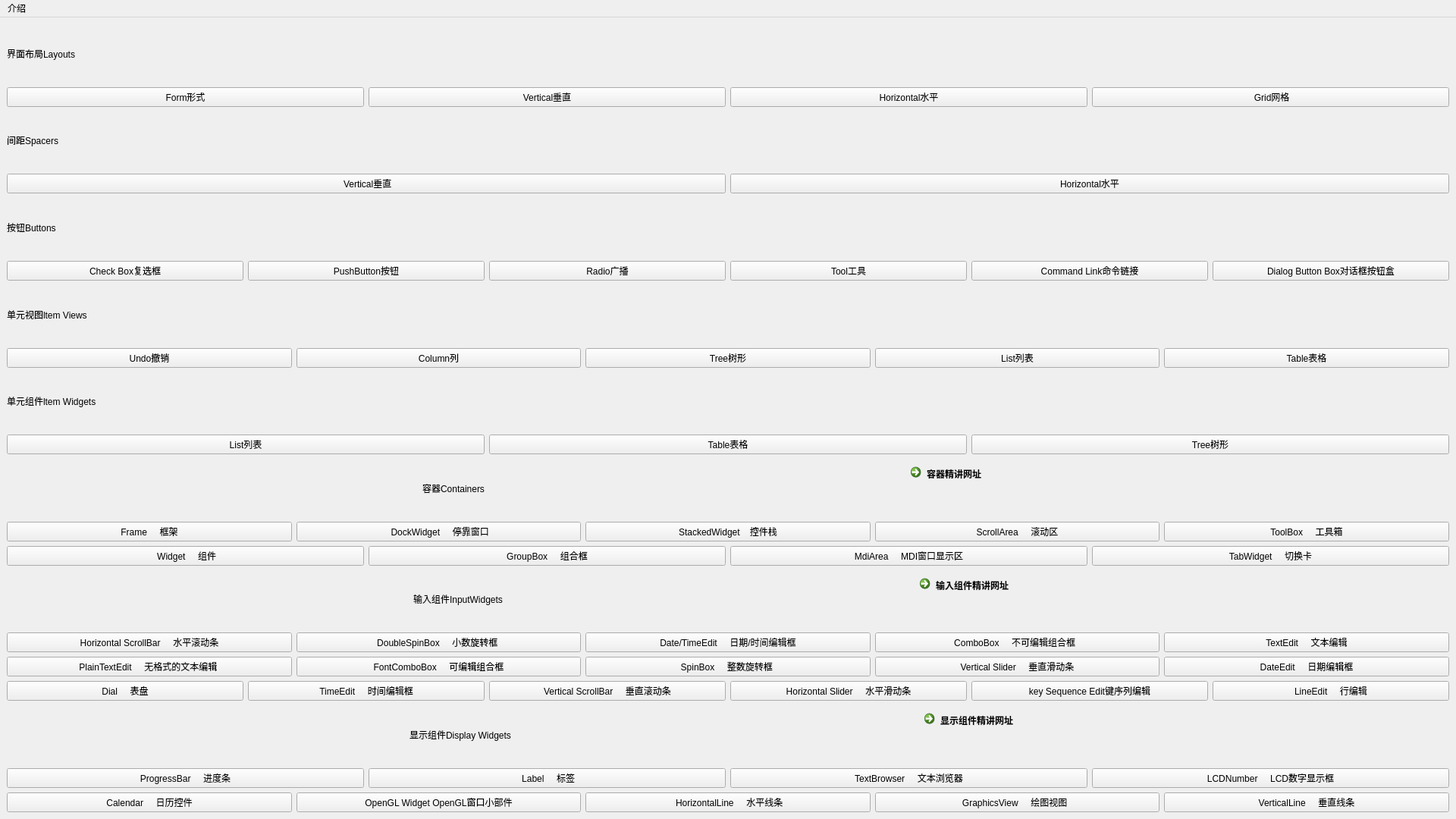
<?xml version="1.0" encoding="UTF-8"?>
<ui version="4.0">
 <class>MainWindow</class>
 <widget class="QMainWindow" name="MainWindow">
  <property name="geometry">
   <rect>
    <x>0</x>
    <y>0</y>
    <width>1920</width>
    <height>1080</height>
   </rect>
  </property>
  <property name="windowTitle">
   <string>QT控件</string>
  </property>
  <property name="styleSheet">
   <string notr="true">background-image: url(:/S/322059.jpg);
font: 75 13pt &quot;Bahnschrift&quot;;</string>
  </property>
  <widget class="QWidget" name="centralwidget">
   <layout class="QVBoxLayout" name="verticalLayout">
    <item>
     <widget class="QLabel" name="label">
      <property name="text">
       <string>界面布局Layouts</string>
      </property>
     </widget>
    </item>
    <item>
     <layout class="QHBoxLayout" name="horizontalLayout_2">
      <item>
       <widget class="QPushButton" name="pushButton_4">
        <property name="text">
         <string>Form形式</string>
        </property>
       </widget>
      </item>
      <item>
       <widget class="QPushButton" name="pushButton">
        <property name="text">
         <string>Vertical垂直</string>
        </property>
       </widget>
      </item>
      <item>
       <widget class="QPushButton" name="pushButton_2">
        <property name="text">
         <string>Horizontal水平</string>
        </property>
       </widget>
      </item>
      <item>
       <widget class="QPushButton" name="pushButton_3">
        <property name="text">
         <string> Grid网格</string>
        </property>
       </widget>
      </item>
     </layout>
    </item>
    <item>
     <widget class="QLabel" name="label_2">
      <property name="text">
       <string>间距Spacers</string>
      </property>
     </widget>
    </item>
    <item>
     <layout class="QHBoxLayout" name="horizontalLayout_3">
      <item>
       <widget class="QPushButton" name="pushButton_6">
        <property name="text">
         <string> Vertical垂直</string>
        </property>
       </widget>
      </item>
      <item>
       <widget class="QPushButton" name="pushButton_5">
        <property name="text">
         <string>Horizontal水平</string>
        </property>
       </widget>
      </item>
     </layout>
    </item>
    <item>
     <widget class="QLabel" name="label_3">
      <property name="text">
       <string>按钮Buttons</string>
      </property>
     </widget>
    </item>
    <item>
     <layout class="QHBoxLayout" name="horizontalLayout_4">
      <item>
       <widget class="QPushButton" name="pushButton_10">
        <property name="text">
         <string>Check Box复选框</string>
        </property>
       </widget>
      </item>
      <item>
       <widget class="QPushButton" name="pushButton_7">
        <property name="text">
         <string>PushButton按钮</string>
        </property>
       </widget>
      </item>
      <item>
       <widget class="QPushButton" name="pushButton_9">
        <property name="text">
         <string>Radio广播</string>
        </property>
       </widget>
      </item>
      <item>
       <widget class="QPushButton" name="pushButton_8">
        <property name="text">
         <string>Tool工具</string>
        </property>
       </widget>
      </item>
      <item>
       <widget class="QPushButton" name="pushButton_11">
        <property name="text">
         <string>Command Link命令链接</string>
        </property>
       </widget>
      </item>
      <item>
       <widget class="QPushButton" name="pushButton_12">
        <property name="text">
         <string>Dialog Button Box对话框按钮盒</string>
        </property>
       </widget>
      </item>
     </layout>
    </item>
    <item>
     <widget class="QLabel" name="label_4">
      <property name="text">
       <string>单元视图ltem Views</string>
      </property>
     </widget>
    </item>
    <item>
     <layout class="QHBoxLayout" name="horizontalLayout_5">
      <item>
       <widget class="QPushButton" name="pushButton_20">
        <property name="text">
         <string>Undo撤销</string>
        </property>
       </widget>
      </item>
      <item>
       <widget class="QPushButton" name="pushButton_19">
        <property name="text">
         <string>Column列</string>
        </property>
       </widget>
      </item>
      <item>
       <widget class="QPushButton" name="pushButton_14">
        <property name="text">
         <string>Tree树形</string>
        </property>
       </widget>
      </item>
      <item>
       <widget class="QPushButton" name="pushButton_13">
        <property name="text">
         <string>List列表</string>
        </property>
       </widget>
      </item>
      <item>
       <widget class="QPushButton" name="pushButton_15">
        <property name="text">
         <string>Table表格</string>
        </property>
       </widget>
      </item>
     </layout>
    </item>
    <item>
     <widget class="QLabel" name="label_5">
      <property name="text">
       <string>单元组件ltem Widgets</string>
      </property>
     </widget>
    </item>
    <item>
     <layout class="QHBoxLayout" name="horizontalLayout_6">
      <item>
       <widget class="QPushButton" name="pushButton_16">
        <property name="text">
         <string>List列表</string>
        </property>
       </widget>
      </item>
      <item>
       <widget class="QPushButton" name="pushButton_18">
        <property name="text">
         <string>Table表格</string>
        </property>
       </widget>
      </item>
      <item>
       <widget class="QPushButton" name="pushButton_17">
        <property name="text">
         <string>Tree树形</string>
        </property>
       </widget>
      </item>
     </layout>
    </item>
    <item>
     <layout class="QHBoxLayout" name="horizontalLayout">
      <item>
       <widget class="QLabel" name="label_6">
        <property name="sizePolicy">
         <sizepolicy hsizetype="Fixed" vsizetype="Preferred">
          <horstretch>0</horstretch>
          <verstretch>0</verstretch>
         </sizepolicy>
        </property>
        <property name="text">
         <string>容器Containers</string>
        </property>
       </widget>
      </item>
      <item>
       <widget class="QCommandLinkButton" name="commandLinkButton">
        <property name="sizePolicy">
         <sizepolicy hsizetype="Fixed" vsizetype="Preferred">
          <horstretch>0</horstretch>
          <verstretch>0</verstretch>
         </sizepolicy>
        </property>
        <property name="text">
         <string>容器精讲网址</string>
        </property>
       </widget>
      </item>
     </layout>
    </item>
    <item>
     <layout class="QHBoxLayout" name="horizontalLayout_10">
      <item>
       <widget class="QPushButton" name="pushButton_26">
        <property name="text">
         <string>Frame     框架</string>
        </property>
       </widget>
      </item>
      <item>
       <widget class="QPushButton" name="pushButton_29">
        <property name="text">
         <string> DockWidget     停靠窗口</string>
        </property>
       </widget>
      </item>
      <item>
       <widget class="QPushButton" name="pushButton_25">
        <property name="text">
         <string>StackedWidget    控件栈</string>
        </property>
       </widget>
      </item>
      <item>
       <widget class="QPushButton" name="pushButton_22">
        <property name="text">
         <string>ScrollArea     滚动区</string>
        </property>
       </widget>
      </item>
      <item>
       <widget class="QPushButton" name="pushButton_23">
        <property name="text">
         <string>ToolBox     工具箱</string>
        </property>
       </widget>
      </item>
     </layout>
    </item>
    <item>
     <layout class="QHBoxLayout" name="horizontalLayout_7">
      <item>
       <widget class="QPushButton" name="pushButton_27">
        <property name="text">
         <string> Widget     组件</string>
        </property>
       </widget>
      </item>
      <item>
       <widget class="QPushButton" name="pushButton_21">
        <property name="text">
         <string>GroupBox     组合框</string>
        </property>
       </widget>
      </item>
      <item>
       <widget class="QPushButton" name="pushButton_28">
        <property name="text">
         <string>MdiArea     MDI窗口显示区</string>
        </property>
       </widget>
      </item>
      <item>
       <widget class="QPushButton" name="pushButton_24">
        <property name="text">
         <string>TabWidget     切换卡</string>
        </property>
       </widget>
      </item>
     </layout>
    </item>
    <item>
     <layout class="QHBoxLayout" name="horizontalLayout_14">
      <item>
       <widget class="QLabel" name="label_7">
        <property name="sizePolicy">
         <sizepolicy hsizetype="Fixed" vsizetype="Preferred">
          <horstretch>0</horstretch>
          <verstretch>0</verstretch>
         </sizepolicy>
        </property>
        <property name="text">
         <string>输入组件InputWidgets</string>
        </property>
       </widget>
      </item>
      <item>
       <widget class="QCommandLinkButton" name="commandLinkButton_2">
        <property name="sizePolicy">
         <sizepolicy hsizetype="Fixed" vsizetype="Preferred">
          <horstretch>0</horstretch>
          <verstretch>0</verstretch>
         </sizepolicy>
        </property>
        <property name="text">
         <string>输入组件精讲网址</string>
        </property>
       </widget>
      </item>
     </layout>
    </item>
    <item>
     <layout class="QHBoxLayout" name="horizontalLayout_8">
      <item>
       <widget class="QPushButton" name="pushButton_37">
        <property name="text">
         <string>Horizontal ScrollBar     水平滚动条</string>
        </property>
       </widget>
      </item>
      <item>
       <widget class="QPushButton" name="pushButton_42">
        <property name="text">
         <string>DoubleSpinBox     小数旋转框 </string>
        </property>
       </widget>
      </item>
      <item>
       <widget class="QPushButton" name="pushButton_33">
        <property name="text">
         <string>Date/TimeEdit     日期/时间编辑框</string>
        </property>
       </widget>
      </item>
      <item>
       <widget class="QPushButton" name="pushButton_30">
        <property name="text">
         <string>ComboBox     不可编辑组合框  </string>
        </property>
       </widget>
      </item>
      <item>
       <widget class="QPushButton" name="pushButton_36">
        <property name="text">
         <string>TextEdit     文本编辑</string>
        </property>
       </widget>
      </item>
     </layout>
    </item>
    <item>
     <layout class="QHBoxLayout" name="horizontalLayout_11">
      <item>
       <widget class="QPushButton" name="pushButton_38">
        <property name="text">
         <string>PlainTextEdit     无格式的文本编辑 </string>
        </property>
       </widget>
      </item>
      <item>
       <widget class="QPushButton" name="pushButton_32">
        <property name="text">
         <string>FontComboBox     可编辑组合框</string>
        </property>
       </widget>
      </item>
      <item>
       <widget class="QPushButton" name="pushButton_40">
        <property name="text">
         <string>SpinBox     整数旋转框 </string>
        </property>
       </widget>
      </item>
      <item>
       <widget class="QPushButton" name="pushButton_43">
        <property name="text">
         <string>Vertical Slider     垂直滑动条</string>
        </property>
       </widget>
      </item>
      <item>
       <widget class="QPushButton" name="pushButton_31">
        <property name="text">
         <string>DateEdit     日期编辑框</string>
        </property>
       </widget>
      </item>
     </layout>
    </item>
    <item>
     <layout class="QHBoxLayout" name="horizontalLayout_12">
      <item>
       <widget class="QPushButton" name="pushButton_35">
        <property name="text">
         <string>Dial     表盘</string>
        </property>
       </widget>
      </item>
      <item>
       <widget class="QPushButton" name="pushButton_44">
        <property name="text">
         <string>TimeEdit     时间编辑框</string>
        </property>
       </widget>
      </item>
      <item>
       <widget class="QPushButton" name="pushButton_39">
        <property name="text">
         <string>Vertical ScrollBar     垂直滚动条</string>
        </property>
       </widget>
      </item>
      <item>
       <widget class="QPushButton" name="pushButton_41">
        <property name="text">
         <string>Horizontal Slider     水平滑动条</string>
        </property>
       </widget>
      </item>
      <item>
       <widget class="QPushButton" name="pushButton_45">
        <property name="text">
         <string>key Sequence Edit键序列编辑</string>
        </property>
       </widget>
      </item>
      <item>
       <widget class="QPushButton" name="pushButton_34">
        <property name="text">
         <string>LineEdit     行编辑</string>
        </property>
       </widget>
      </item>
     </layout>
    </item>
    <item>
     <layout class="QHBoxLayout" name="horizontalLayout_15">
      <item>
       <widget class="QLabel" name="label_8">
        <property name="sizePolicy">
         <sizepolicy hsizetype="Fixed" vsizetype="Preferred">
          <horstretch>0</horstretch>
          <verstretch>0</verstretch>
         </sizepolicy>
        </property>
        <property name="text">
         <string>显示组件Display Widgets</string>
        </property>
       </widget>
      </item>
      <item>
       <widget class="QCommandLinkButton" name="commandLinkButton_3">
        <property name="sizePolicy">
         <sizepolicy hsizetype="Fixed" vsizetype="Preferred">
          <horstretch>0</horstretch>
          <verstretch>0</verstretch>
         </sizepolicy>
        </property>
        <property name="text">
         <string>显示组件精讲网址</string>
        </property>
       </widget>
      </item>
     </layout>
    </item>
    <item>
     <layout class="QHBoxLayout" name="horizontalLayout_13">
      <item>
       <widget class="QPushButton" name="pushButton_51">
        <property name="text">
         <string>ProgressBar     进度条</string>
        </property>
       </widget>
      </item>
      <item>
       <widget class="QPushButton" name="pushButton_46">
        <property name="text">
         <string> Label     标签</string>
        </property>
       </widget>
      </item>
      <item>
       <widget class="QPushButton" name="pushButton_47">
        <property name="text">
         <string>TextBrowser     文本浏览器</string>
        </property>
       </widget>
      </item>
      <item>
       <widget class="QPushButton" name="pushButton_50">
        <property name="text">
         <string>LCDNumber     LCD数字显示框</string>
        </property>
       </widget>
      </item>
     </layout>
    </item>
    <item>
     <layout class="QHBoxLayout" name="horizontalLayout_9">
      <item>
       <widget class="QPushButton" name="pushButton_49">
        <property name="text">
         <string>Calendar     日历控件</string>
        </property>
       </widget>
      </item>
      <item>
       <widget class="QPushButton" name="pushButton_54">
        <property name="text">
         <string>OpenGL Widget OpenGL窗口小部件</string>
        </property>
       </widget>
      </item>
      <item>
       <widget class="QPushButton" name="pushButton_52">
        <property name="text">
         <string> HorizontalLine     水平线条</string>
        </property>
       </widget>
      </item>
      <item>
       <widget class="QPushButton" name="pushButton_48">
        <property name="text">
         <string>GraphicsView     绘图视图  </string>
        </property>
       </widget>
      </item>
      <item>
       <widget class="QPushButton" name="pushButton_53">
        <property name="text">
         <string>VerticalLine     垂直线条</string>
        </property>
       </widget>
      </item>
     </layout>
    </item>
   </layout>
  </widget>
  <widget class="QMenuBar" name="menubar">
   <property name="geometry">
    <rect>
     <x>0</x>
     <y>0</y>
     <width>1920</width>
     <height>33</height>
    </rect>
   </property>
   <widget class="QMenu" name="menu">
    <property name="title">
     <string>介绍</string>
    </property>
    <addaction name="actionjdl"/>
    <addaction name="actionlianxi"/>
   </widget>
   <addaction name="menu"/>
  </widget>
  <action name="actionjdl">
   <property name="text">
    <string>帮助</string>
   </property>
  </action>
  <action name="actionlianxi">
   <property name="text">
    <string>联系</string>
   </property>
  </action>
 </widget>
 <resources>
  <include location="A.qrc"/>
  <include location="Q.qrc"/>
 </resources>
 <connections/>
</ui>
